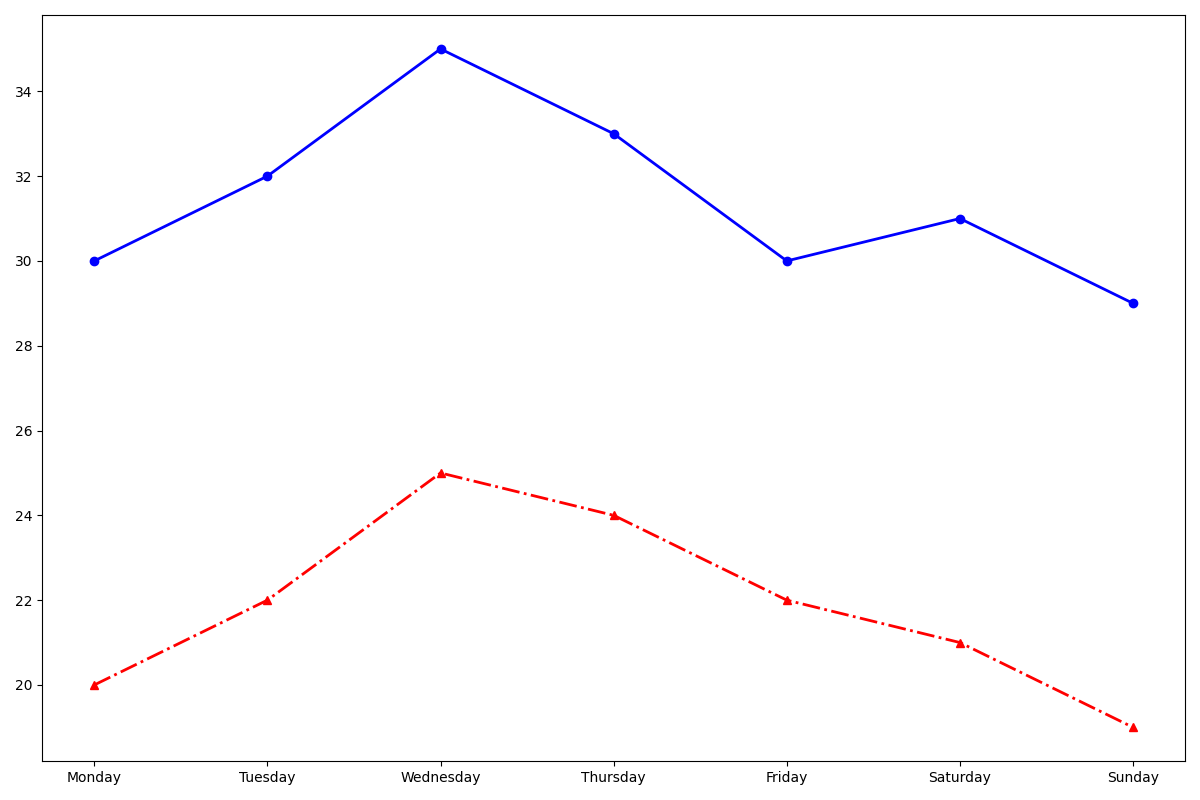

The script that drew this image:
import matplotlib.pyplot as plt

days = ['Monday', 'Tuesday', 'Wednesday', 'Thursday', 'Friday', 'Saturday', 'Sunday']

temperatures_ny = [30, 32, 35, 33, 30, 31, 29]
temperatures_chicago = [20, 22, 25, 24, 22, 21, 19]

fig, ax = plt.subplots(figsize=(12, 8))

ax.plot(days, temperatures_ny, marker='o', linestyle='-', color='blue', linewidth=2, markersize=6)
ax.plot(days, temperatures_chicago, marker='^', linestyle='-.', color='red', linewidth=2, markersize=6)

ax.set_xticks(np.arange(len(days)))

plt.tight_layout()
plt.show()
